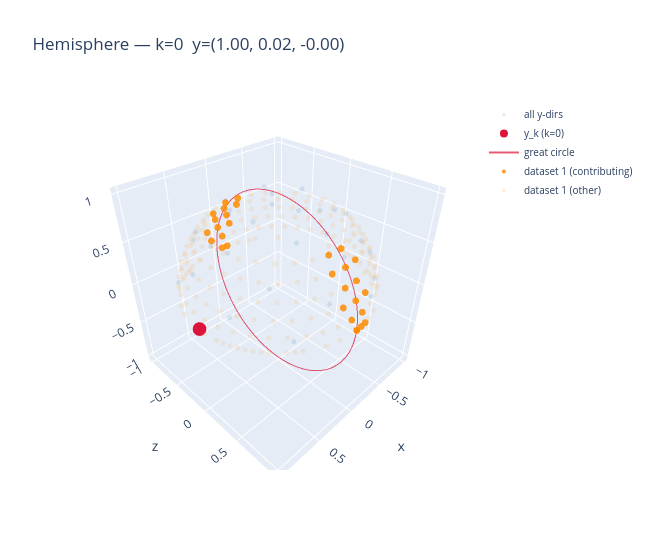

This figure's notebook cell:
### Code cell
def hemisphere_plotly(y_dirs_arr, k_highlight, contributing=None, split_locations=None):
    """Interactive plotly hemisphere plot for direction k_highlight.

    Axes are swapped to (x, z, y) so the xz plane appears horizontal.

    split_locations: list of ints — boundaries between datasets in proj_dirs.
        []         → all beam dirs in one color.
        [240]      → first 240 in color 1, rest in color 2.
        [240, 400] → three groups with three colors, etc.
    """
    y_k = y_dirs_arr[k_highlight]

    # Great circle orthogonal to y_k
    perp = np.array([1.0, 0.0, 0.0]) if abs(y_k[0]) < 0.9 else np.array([0.0, 1.0, 0.0])
    u = np.cross(y_k, perp); u /= np.linalg.norm(u)
    v = np.cross(y_k, u)
    t = np.linspace(0, 2 * np.pi, 300)
    gc = np.outer(np.cos(t), u) + np.outer(np.sin(t), v)  # (300, 3)

    close = contributing if contributing is not None else np.ones(len(proj_dirs), dtype=bool)

    if not split_locations:
        boundaries = [0, len(proj_dirs)]
        labels = ['beam dirs']
    else:
        boundaries = [0] + list(split_locations) + [len(proj_dirs)]
        labels = [f'dataset {i + 1}' for i in range(len(boundaries) - 1)]

    traces = [
        go.Scatter3d(
            x=y_dirs_arr[:, 0], y=y_dirs_arr[:, 2], z=y_dirs_arr[:, 1],
            mode='markers',
            marker=dict(size=3, color='steelblue', opacity=0.15),
            name='all y-dirs',
        ),
        go.Scatter3d(
            x=[y_k[0]], y=[y_k[2]], z=[y_k[1]],
            mode='markers',
            marker=dict(size=8, color='crimson'),
            name=f'y_k (k={k_highlight})',
        ),
        go.Scatter3d(
            x=gc[:, 0], y=gc[:, 2], z=gc[:, 1],
            mode='lines',
            line=dict(color='crimson', width=2),
            name='great circle',
            opacity=0.7,
        ),
    ]

    for i, (start, end) in enumerate(zip(boundaries[:-1], boundaries[1:])):
        color = _DATASET_COLORS[i % len(_DATASET_COLORS)]
        label = labels[i]
        seg_dirs = proj_dirs[start:end]
        seg_close = close[start:end]

        if seg_close.any():
            traces.append(go.Scatter3d(
                x=seg_dirs[seg_close, 0], y=seg_dirs[seg_close, 2], z=seg_dirs[seg_close, 1],
                mode='markers',
                marker=dict(size=4, color=color, opacity=0.85),
                name=f'{label} (contributing)',
            ))
        if (~seg_close).any():
            traces.append(go.Scatter3d(
                x=seg_dirs[~seg_close, 0], y=seg_dirs[~seg_close, 2], z=seg_dirs[~seg_close, 1],
                mode='markers',
                marker=dict(size=3, color=color, opacity=0.1),
                name=f'{label} (other)',
            ))

    fig = go.Figure(traces)
    fig.update_layout(
        scene=dict(xaxis_title='x', yaxis_title='z', zaxis_title='y'),
        title=f'Hemisphere — k={k_highlight}  y=({y_k[0]:.2f}, {y_k[1]:.2f}, {y_k[2]:.2f})',
        width=650, height=550,
        legend=dict(font=dict(size=10)),
    )
    return fig

k = 0
hemisphere_plotly(y_directions, k, contributing=adj[:, k], split_locations=SPLIT_LOCATION).show()

### Figure 1 — Plotly figure (JSON) as saved in the notebook; plotly's stock layout.template omitted (floating-point values rounded to 4 significant figures; data arrays with more than 128 entries replaced by an {"elided": "..."} marker saying what was removed)
{"data": [{"marker": {"color": "steelblue", "opacity": 0.15, "size": 3}, "mode": "markers", "name": "all y-dirs", "type": "scatter3d", "x": [0.9999, -0.7364, 0.08712, 0.6043, -0.9736, 0.8295, -0.2534, -0.4463, 0.9008, -0.8768, 0.397, 0.2764, -0.7865, 0.8722, -0.5035, -0.11, 0.6386, -0.8115, 0.558, -0.0351, -0.4678, 0.6912, -0.5429, 0.1364, 0.2869, -0.5019, 0.4255, -0.1543, -0.1057, 0.1609], "y": [-0.0, 0.6746, -0.9927, 0.7882, -0.1722, -0.5276, 0.9428, -0.8593, 0.329, 0.3619, -0.8484, 0.8813, -0.4558, -0.1918, 0.7162, -0.8491, 0.5382, 0.03356, -0.5553, 0.7591, -0.5606, 0.093, 0.3778, -0.6064, 0.5007, -0.1601, -0.1966, 0.3687, -0.2938, 0.08458], "z": [0.01667, 0.05, 0.08333, 0.1167, 0.15, 0.1833, 0.2167, 0.25, 0.2833, 0.3167, 0.35, 0.3833, 0.4167, 0.45, 0.4833, 0.5167, 0.55, 0.5833, 0.6167, 0.65, 0.6833, 0.7167, 0.75, 0.7833, 0.8167, 0.85, 0.8833, 0.9167, 0.95, 0.9833]}, {"marker": {"color": "crimson", "size": 8}, "mode": "markers", "name": "y_k (k=0)", "type": "scatter3d", "x": [0.9999], "y": [0], "z": [0.01667]}, {"line": {"color": "crimson", "width": 2}, "mode": "lines", "name": "great circle", "opacity": 0.7, "type": "scatter3d", "x": {"elided": "300 float values"}, "y": {"elided": "300 float values"}, "z": {"elided": "300 float values"}}, {"marker": {"color": "darkorange", "opacity": 0.85, "size": 4}, "mode": "markers", "name": "dataset 1 (contributing)", "type": "scatter3d", "x": [0.0, -0.07132, -0.1423, -0.1423, -0.07132, 0.0, -0.05548, -0.1028, 0.05548, 0.1028, 0.0, 0.0, -0.1565, -0.1565, 8.314e-08, 0.1565, 0.1565, 0.0, -3.675e-17, -0.1578, -0.1578, 7.073e-08, 0.1578, 0.1578, 0.0, -0.07749, -0.07749, 0.07749, 0.07749, 0.0, -0.06991, -0.0854, 0.06991, 0.0854, 0.0], "y": [1.0, 0.9975, 0.9898, -0.9898, -0.9975, 1.0, 0.7049, -0.6996, -0.7049, 0.6996, 1.0, 0.9511, 0.9381, -0.9381, -0.9511, -0.9381, 0.9381, 1.0, 0.809, 0.7935, -0.7935, -0.809, -0.7935, 0.7935, 1.0, 0.9846, -0.9846, -0.9846, 0.9846, 1.0, 0.8883, -0.8869, -0.8883, 0.8869, 1.0], "z": [0.0, 1.11e-16, 0.0, 0.0, 0.0, 0.0, 0.7071, 0.7071, 0.7071, 0.7071, 0.0, 0.309, 0.309, 0.309, 0.309, 0.309, 0.309, 0.0, 0.5878, 0.5878, 0.5878, 0.5878, 0.5878, 0.5878, 0.0, 0.1564, 0.1564, 0.1564, 0.1564, 0.0, 0.454, 0.454, 0.454, 0.454, 0.0]}, {"marker": {"color": "darkorange", "opacity": 0.1, "size": 3}, "mode": "markers", "name": "dataset 1 (other)", "type": "scatter3d", "x": {"elided": "189 float values"}, "y": {"elided": "189 float values"}, "z": {"elided": "189 float values"}}], "layout": {"height": 550, "legend": {"font": {"size": 10}}, "scene": {"xaxis": {"title": {"text": "x"}}, "yaxis": {"title": {"text": "z"}}, "zaxis": {"title": {"text": "y"}}}, "title": {"text": "Hemisphere — k=0  y=(1.00, 0.02, -0.00)"}, "width": 650}}
